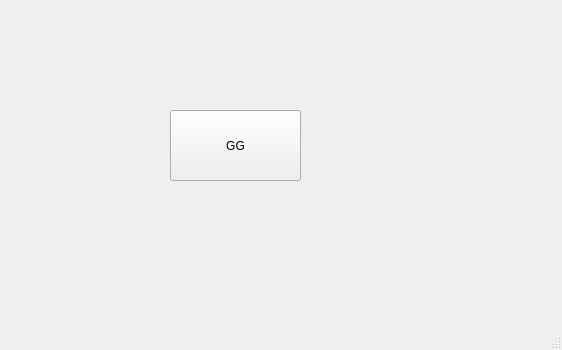
<?xml version="1.0" encoding="UTF-8"?>
<ui version="4.0">
 <class>MainWindow</class>
 <widget class="QMainWindow" name="MainWindow">
  <property name="geometry">
   <rect>
    <x>0</x>
    <y>0</y>
    <width>562</width>
    <height>350</height>
   </rect>
  </property>
  <property name="windowTitle">
   <string>MainWindow</string>
  </property>
  <widget class="QWidget" name="centralwidget">
   <widget class="QPushButton" name="pushButton">
    <property name="geometry">
     <rect>
      <x>170</x>
      <y>110</y>
      <width>131</width>
      <height>71</height>
     </rect>
    </property>
    <property name="text">
     <string>GG</string>
    </property>
   </widget>
  </widget>
  <widget class="QMenuBar" name="menubar">
   <property name="geometry">
    <rect>
     <x>0</x>
     <y>0</y>
     <width>562</width>
     <height>21</height>
    </rect>
   </property>
  </widget>
  <widget class="QStatusBar" name="statusbar"/>
 </widget>
 <resources/>
 <connections/>
</ui>
